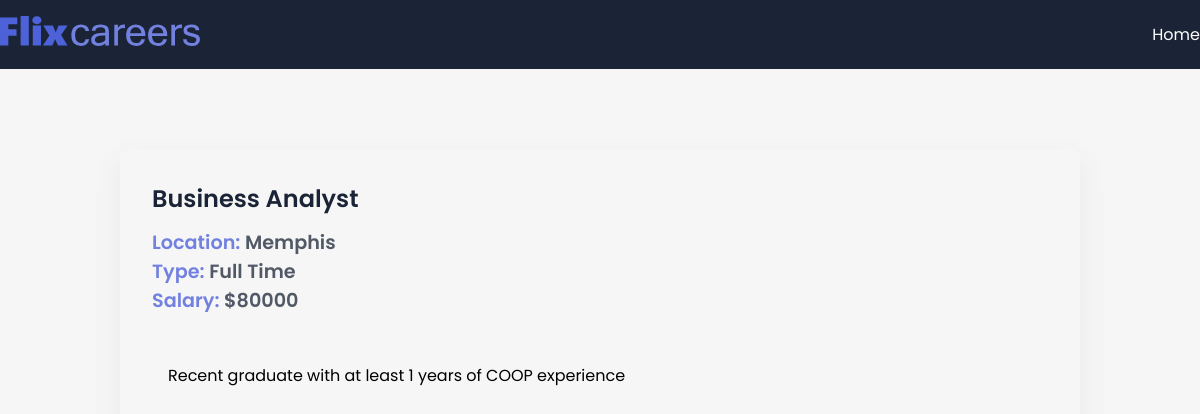
/job/business-analyst, run on the app's committed database.
### app/models.py (models this page shows, shortened)
class JobApp(models.Model):
    JOB_TYPE = [('Full Time', 'Full Time'), ('Part Time', 'Part Time'),]
    title       = models.CharField(max_length=200)
    description = models.TextField()
    date        = models.DateTimeField(auto_now_add=True)
    expiry      = models.DateField(null=True)
    salary      = models.IntegerField()
    slug        = models.SlugField(null=True, max_length=40, unique=True)
    location    = models.OneToOneField(Location, on_delete=models.CASCADE, null=True)
    author      = models.ForeignKey(Author, on_delete=models.CASCADE, null=True)
    skills      = models.ManyToManyField(Skills)
    type        = models.CharField(max_length=200, null=False, choices=JOB_TYPE)

class Location(models.Model):
    street  = models.CharField(max_length=200)
    city    = models.CharField(max_length=200)
    state   = models.CharField(max_length=200)
    country = models.CharField(max_length=200)
    zip     = models.CharField(max_length=200)

### app/views.py (the view)
# urls.py: path('job/<slug:id>', views.job_details, name="job_details"),
def job_details(request, id):
    try:
        job = JobApp.objects.get(slug=id)
        context = { "job": job }
        return render(request, "app/job_details.html", context)
    except:
        return HttpResponseNotFound(f"{id} : Not Found")

### app/templates/app/job_details.html
{% extends 'base.html' %}
{% block content %}
<section>
  <div class="container">
    <div class="view-post">
      <h1 class="jobtitle">
        {{ job.title }}
      </h1>
      <p class="location it">Location: <span>{{ job.location.city }}</span></p>
      <p class="status it">Type: <span>{{job.type}}</span></p>
      <p class="budget it">Salary: <span>${{job.salary}}</span></p>
      <div class="desc">
        <p class="details">
            {{ job.description }}
        </p>
      </div>
    </div>
  </div>
</section>
{% endblock content %}

### app/static/app/style.css (style rules this page uses)
* { margin: 0; padding: 0; box-sizing: border-box; font-family: "Poppins", sans-serif; }
:root { --blue: #4d62d8; --lblue: #7281e0; --card: #fdfdfd; --shadow: #64646f17 0px 12px 29px 0px; --nav: #1b2436; }
body { background: #f5f6f5; }
.container { max-width: 1200px; margin: auto; }
.view-post { width: 80%; border-radius: 10px; box-shadow: var(--shadow); margin: 5em auto; padding: 2em; }
.desc { max-height: 300px; overflow-y: scroll; margin: 2em 0; padding: 1em; }
.jobtitle { font-size: 1.5rem; color: var(--nav); font-weight: 600; margin-bottom: 0.5em; }
.it { font-size: 1.2rem; font-weight: 600; color: var(--lblue); }
.it span { color: #1b2436c0; }

### data on the page
JobApp: title "Business Analyst", location.city "Memphis", type "Full Time", salary "80000", description "Recent graduate with at least 1 years of COOP experience"
